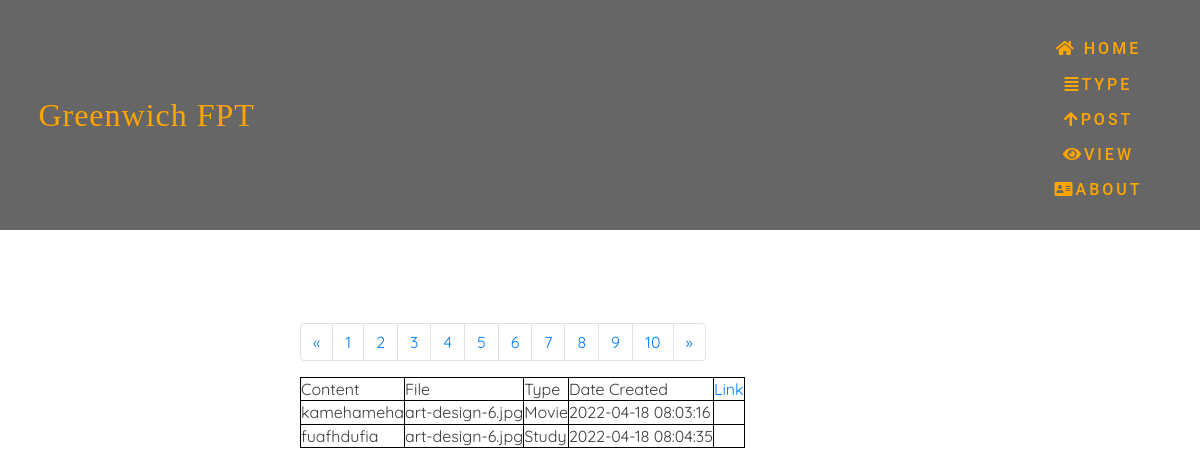
Page /Nam/Viewpage3.php on the committed database.
### tables this page shows
CREATE TABLE `post` (
  `id` int(11) NOT NULL AUTO_INCREMENT,
  `description` varchar(255) NOT NULL,
  `file` text NOT NULL,
  `type` varchar(50) NOT NULL,
  `Date` timestamp NOT NULL DEFAULT current_timestamp() ON UPDATE current_timestamp(),
  `Link` varchar(255) NOT NULL,
  PRIMARY KEY (`id`)
);

### Nam/Viewpage3.php (the view, shortened to what this page needs)
<!DOCTYPE html>
<html lang="en">
<head>
<link rel="stylesheet" href="https://cdn.jsdelivr.net/npm/bootstrap@4.6.1/dist/css/bootstrap.min.css">
    <link rel="stylesheet" href="https://cdnjs.cloudflare.com/ajax/libs/font-awesome/5.15.1/css/all.min.css"
 />
    <link rel="stylesheet" href="test.css">
</head>
<body>
<nav class = "navbar">
        <div class = "container">
          <a href = "Home.php" class = "navbar-brand">Greenwich FPT</a>
          <div class = "navbar-nav">
            <a href = "Home.php"> <i class="fa fa-home"></i> home</a>
            <div class="dropdown">
              <a class="dropbtn"><i class="fa fa-align-justify"></i>Type</a>
            </div>
            <a href = "Post.php"><i class="fa fa-arrow-up"></i>post</a>
            <a href = "View.php"><i class="fa fa-eye"></i>view</a>
            <a href = "about.php"><i class="fa fa-address-card"></i>about</a>
          </div>
        </div>
  </nav>
    <div class="container1 my-5">
        <table>
            <tr>
                <td>Content</td>
                <br><br>
				        <td>File</td>
				        <td>Type</td>
                <td>Date Created</td>
                <td><a href="blogcomment.php">Link</td>
</tr>
<?php
$conn= new mysqli('localhost','root','','user');
if(isset($_GET['pages'])){
$pages =$_GET['pages'];
}else{
	$pages =3;
}
$row=5;
$form=($pages-1) * $row;
$sql="SELECT * FROM post LIMIT $form,$row";
$result=$conn->query($sql);
while($row=$result->fetch_assoc()){
	echo
	"<tr>
                <td>".$row['description']."</td>
				        <td>".$row['file']."</td>
				        <td>".$row['type']."</td>
                <td>".$row['Date']."</td>
                <td>".$row['Link']."</td>
</tr>";
}
?>
<nav aria-label="Page navigation example">
  <ul class="pagination">
    <li class="page-item">
      <a class="page-link" href="#" aria-label="Previous">
        <span aria-hidden="true">&laquo;</span>
      </a>
    </li>
    <li class="page-item"><a class="page-link" href="View.php">1</a></li>
    <li class="page-item"><a class="page-link" href="Viewpage2.php">2</a></li>
    <li class="page-item"><a class="page-link" href="Viewpage3.php">3</a></li>
    <li class="page-item"><a class="page-link" href="Viewpage4.php">4</a></li>
    <li class="page-item"><a class="page-link" href="Viewpage5.php">5</a></li>
    <li class="page-item"><a class="page-link" href="Viewpage6.php">6</a></li>
    <li class="page-item"><a class="page-link" href="Viewpage7.php#">7</a></li>
    <li class="page-item"><a class="page-link" href="Viewpage8.php">8</a></li>
    <li class="page-item"><a class="page-link" href="Viewpage9.php">9</a></li>
    <li class="page-item"><a class="page-link" href="Viewpage10.php">10</a></li>
    <li class="page-item">
      <a class="page-link" href="#" aria-label="Next">
        <span aria-hidden="true">&raquo;</span>
      </a>
    </li>
  </ul>
</nav>
</div>
</body>
</html>

### Nam/test.css (style rules this page uses)
:root { --Playfair: 'Playfair Display', serif; --Quicksand: 'Quicksand', sans-serif; --Roboto: 'Roboto', sans-serif; --dark: #3c393d; --exDark: orange; }
* { padding: 0; margin: 0; font-family: var(--Quicksand); }
body { line-height: 1.4; color: var(--dark); }
.container { max-width: 1320px; margin: 0 auto; padding: 0 1.2rem; }
.navbar { background: rgba(0, 0, 0, 0.6); padding: 1.2rem; }
.navbar-brand { color: orange; font-size: 2rem; display: block; text-align: center; text-decoration: none; font-family: var(--Playfair); letter-spacing: 1px; }
.navbar-nav { padding: 0.8rem 0 0.2rem 0; text-align: center; }
.navbar-nav a { text-transform: uppercase; font-family: var(--Roboto); letter-spacing: 1px; font-weight: 500; color: orange; text-decoration: none; display: inline-block; padding: 0.4rem 0.1rem; letter-spacing: 3px; transition: opacity 0.5s ease; }
.dropbtn { padding: 16px; font-size: 16px; border: none; }
.dropdown { position: relative; display: inline-block; }
@media screen and (min-width: 540px) { .navbar-nav a { padding-right: 1.2rem; padding-left: 1.2rem; } }
@media screen and (min-width: 768px) { .navbar .container { display: flex; align-items: center; justify-content: space-between; } }

### Nam/Viewpage3.php (style rules this page uses)
tr,td { border: 1px solid black; }
.container1 { max-width: 600px; margin: 0 auto; }

### rows in the picture
post: description "kamehameha", file "art-design-6.jpg", type "Movie", Date "2022-04-18 08:03:16"
post: description "fuafhdufia", file "art-design-6.jpg", type "Study", Date "2022-04-18 08:04:35"
